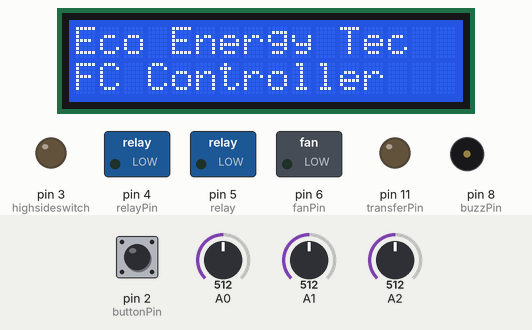
This sketch was run on a simulated Arduino Uno, built with avr-gcc and run on an emulated ATmega328P. Shown: 16×2 character LCD, switched loads named in the sketch (green lamp = pin HIGH), output pins drawn as LEDs (lit = HIGH), buzzer (waves = sounding). The test bench sets the inputs (shaded band); at power-on: pin 2 (buttonPin) LOW, A0 = 512, A1 = 512, A2 = 512. Pins used as bus, display or sensor lines are not drawn.

Above: at 1.2 s.
1.3 s: pin 2 (buttonPin) pulled HIGH for 0.15 s
At 2.4 s:
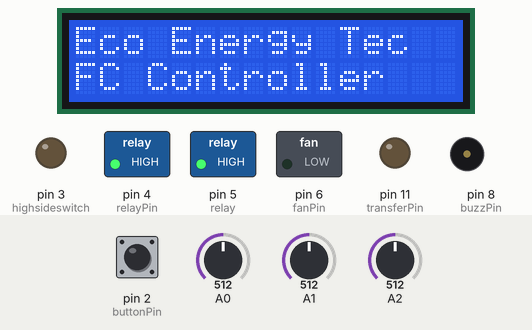
At 3.9 s:
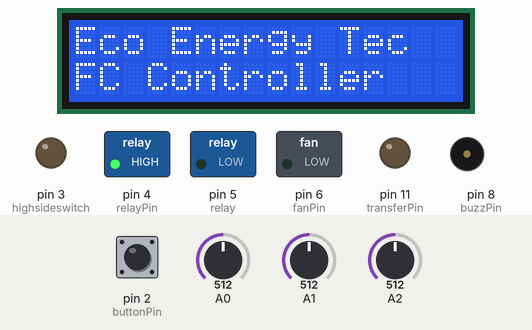
Timing chart, 0 to 14.8 s (numbered marks = the images above; inputs shaded):
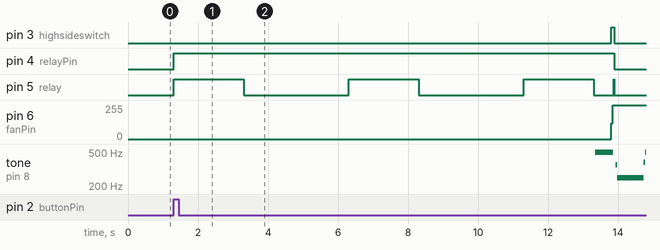

The sketch:

boardeco10_200223_72CELL.ino
```cpp
// 此版　溫度感測更換PT100
// 使用電流控風扇轉速
// 精進保護機制
// 電流SENSOR 使用 ACS758100U
//  增加 LCD 顯示

#include <Wire.h>
#include <LiquidCrystal_I2C.h>

#define zero_current 0.6
#define A 0.06

const int buttonPin = 2;      // 按鈕(pushbutton)
const int highsideswitch = 3; // 高側開關
const int relayPin = 4;       // 開關繼電器(Relay)
const int relay = 5;          // 電磁閥繼電器
const int fanPin = 6;         // 風扇
const int buzzPin = 8;        // 蜂鳴器
const int transferPin = 11;   // RS485 PORT
unsigned int i;               // 蜂鳴器變數
unsigned int j;               // 蜂鳴器變數
unsigned long time_now = 0;
int relayState = 0; // 繼電器狀態
float disp;         // display value
int dis;
int valu;
float volt;
int vot;
float volt1;
int vot1;
float ave;
int av;
float power;
int po;

int buttonState;

LiquidCrystal_I2C lcd(0x27, 16, 2); // set the LCD address to 0x27 for a 16 chars and 2 line display

// 設定電磁閥開啟與間隔時間
const int valveopentime = 1000;    // 設定電磁閥開啟時間
const long valveclosetime = 11000; // 設定電磁閥開啟間隔時間
const int datacatchtime = 2000;    // 數據擷取時間
// 設定解負載參數設定
const int valveVOLT = 65;
const int valveTEMP = 32;

// 設定燃料電池堆保護參數
const int lowvoltval = 36;  // 低電壓保護參數設定
const int hightempval = 45; // 過溫度保護參數設定
const int highampval = 15;  // 過電流保護參數設定
const int overpower = 450;  // 過功率保護參數設定

unsigned long time_previous = 0;   // 用於計算時間的暫存變數
unsigned long time_previous_1 = 0; // 用於計算時間的暫存變數
unsigned long time_previous_2 = 0; // 用於計算時間的暫存變數

unsigned long mybuffer[9]; // 設定暫存器的大小

long all_Timer; // millis()裡的時間，讓全域皆可使用

void setup()
{
    pinMode(transferPin, OUTPUT);    // D2
    pinMode(buttonPin, INPUT);       // 把 buttonPin 設置成 INPUT
    pinMode(fanPin, OUTPUT);         // 把fanPin設置為OUTPUT   *
    pinMode(relay, OUTPUT);          // relay設置為OUTPUT
    pinMode(relayPin, OUTPUT);       // 把 relayPin 設置成 OUTPUT
    pinMode(highsideswitch, OUTPUT); // 把HSS 設置成 OUTPUT
    pinMode(buzzPin, OUTPUT);        // 把 buzz 設置成 OUTPUT
    Serial.begin(9600);

    lcd.begin(); // initialize the lcd
    lcd.backlight();
    lcd.print("Eco Energy Tec "); // Print a message to the LCD.
    lcd.setCursor(0, 1);
    lcd.print("FC Controller");
}

void switchRelay()
{
    if (relayState == 1)
        relayState = 0; // 把繼電器狀態改為 ON
    else
        relayState = 1;                 // 把繼電器狀態改為 OFF
    digitalWrite(relayPin, relayState); // 讓繼電器作動, 切換開關
}
void valve()
{
    if (all_Timer - time_previous > valveopentime)
    {                           // 當前的時間，如果超過暫存器 200 (即 0.2S)則執行以下程式
        digitalWrite(relay, 0); // turn the LED on (HIGH is the voltage level)
        // delay(500);               // wait for a second
        // Serial.print("OPEN");
        time_previous += valveopentime; // 執行後則將暫存器數值往上累加相同的單位
    }
    if (all_Timer - time_previous_1 > valveclosetime)
    {                           // 當前的時間，如果超過暫存器 200 (即 0.2S)則執行以下程式
        digitalWrite(relay, 1); // turn the LED off by making the voltage LOW
                                // delay(15000);  // wait for a second
        time_previous_1 += valveclosetime;
        // Serial.print("Close");
    }
}

void voltage()
{
    double val = analogRead(A0);
    double vol = 0;
    for (int p = 0; p < 1000; p++)
    {
        vol = vol + (val / 65.2) * 5;
        volt = vol / 1000;
        vot = vol / 100;
    }
    // Serial.print(volt);
}
void current()
{
    float average = 0;
    double analog = analogRead(A1);
    if (analog < 130)
    {
        ave = 0;
    }
    else
    {
        for (int o = 0; o < 1000; o++)
        {
            average = average + ((0.0049 / A) * analog - (zero_current / A));
            ave = average / 1000;
            av = average / 100;
        }
        // Serial.print("    ");
        // Serial.print(ave);
        // delay(1000);
    }
}
void watt()
{
    power = volt * ave;
    po = power * 10;
}
void temp()
{
    float temp = 0;
    int value = analogRead(A2);
    // for(int a = 0; a < 1000; a++) {
    temp = ((value / 1023.0) * 500);
    disp = temp - 60;
    dis = temp * 10;
    delay(10);
    //}
    // Serial.print("    ");
    // Serial.print(disp);
    // Serial.println();
    // delay(500);
}

void fancontrol()
{
    if (ave < 1)
    { // 溫度小於等於30度：風扇轉速50
        analogWrite(fanPin, 120);
    }
    if (ave >= 1 && ave <= 5)
    {
        analogWrite(fanPin, 150);
    }
    if (ave > 5 && ave <= 10)
    { // 溫度大於等於41度；風扇轉速200
        analogWrite(fanPin, 170);
    }
    if (ave > 10 && ave <= 12)
    { // 溫度大於等於41度；風扇轉速200
        analogWrite(fanPin, 220);
    }
    if (ave > 12)
    { // 溫度大於等於41度；風扇轉速200
        analogWrite(fanPin, 255);
    }
    if (disp > 40)
    { // 溫度大於31度小於40度;風扇轉速150
        analogWrite(fanPin, 255);
    }
    if (disp > valveTEMP && volt > valveVOLT)
    {
        analogWrite(fanPin, 255);
    }
    delay(1);
}

void showdata()
{
    if (all_Timer - time_previous_2 > datacatchtime)
    { // 當前的時間，如果超過暫存器 200 (即 0.2S)則執行以下程式
        lcd.begin();
        lcd.print(volt); // Print a message to the LCD.
        lcd.print("V");
        lcd.print(ave); // Print a message to the LCD.
        lcd.print("A");
        lcd.setCursor(0, 1);
        lcd.print(disp);
        lcd.print("Temp");
        lcd.print(power);
        lcd.print("W");
        time_previous_2 += datacatchtime; // 執行後則將暫存器數值往上累加相同的單位
    }
}

void hss()
{
    if (relayState == 1)
        digitalWrite(highsideswitch, HIGH);
    else
        digitalWrite(highsideswitch, LOW);
}
void buzz()
{
    for (i = 0; i < 250; i++)
    {
        digitalWrite(buzzPin, HIGH); // 发声音
        delay(1);                    // 延时1ms
        digitalWrite(buzzPin, LOW);  // 不发声音
        delay(1);                    // 延时ms
    }
}

void buzz_1()
{
    for (i = 0; i < 250; i++) // 辒出一个频率的声音
    {
        digitalWrite(buzzPin, HIGH); // 发声音
        delay(1);                    // 延时1ms
        digitalWrite(buzzPin, LOW);  // 不发声音
        delay(1);                    // 延时ms
    }
    for (i = 0; i < 50; i++) // 辒出另一个频率癿声音
    {
        digitalWrite(buzzPin, HIGH); // 发声音
        delay(2);                    // 延时2ms
        digitalWrite(buzzPin, LOW);  // 不发声音
        delay(2);                    // 延时2ms
    }
}

void buzz_2()
{
    for (i = 0; i < 50; i++) // 辒出一个频率的声音
    {
        digitalWrite(buzzPin, HIGH); // 发声音
        delay(2);                    // 延时1ms
        digitalWrite(buzzPin, LOW);  // 不发声音
        delay(2);                    // 延时ms
    }
    for (i = 0; i < 250; i++) // 辒出另一个频率癿声音
    {
        digitalWrite(buzzPin, HIGH); // 发声音
        delay(1);                    // 延时2ms
        digitalWrite(buzzPin, LOW);  // 不发声音
        delay(1);                    // 延时2ms
    }
}
void buzz_3()
{
    for (i = 0; i < 10; i++) // 辒出一个频率的声音
    {
        digitalWrite(buzzPin, HIGH); // 发声音
        delay(1);                    // 延时1ms
        digitalWrite(buzzPin, LOW);  // 不发声音
        delay(1);                    // 延时ms
    }
    for (i = 0; i < 200; i++) // 辒出另一个频率癿声音
    {
        digitalWrite(buzzPin, HIGH); // 发声音
        delay(2);                    // 延时2ms
        digitalWrite(buzzPin, LOW);  // 不发声音
        delay(2);                    // 延时2ms
    }
    for (i = 0; i < 100; i++) // 辒出另一个频率癿声音
    {
        digitalWrite(buzzPin, HIGH); // 发声音
        delay(1);                    // 延时2ms
        digitalWrite(buzzPin, LOW);  // 不发声音
        delay(1);                    // 延时2ms
    }
}
int volt_status = 0; // 宣告電壓狀態起始值
long volt_temp;      // 宣告時間暫存變數

void voltlow()
{
    voltage();
    if (volt >= lowvoltval)
    {
        volt_status = 0;
    }
    else if ((volt < lowvoltval) && volt_status == 0)
    { // 當 temp 偵測超過 11 ，且狀態為 0 的時候(偵測到 11 之前)，執行以下動作
        volt_status = 1;
        volt_temp = all_Timer;
        // Serial.print("Start= ");
        // Serial.println(volt_temp);
    }

    if (volt_status == 1 && (all_Timer - volt_temp > 5000)) // 開始計時 5S ，且狀態為 1 的時候(偵測到 20A 之後)
    {
        // Serial.print("End= ");
        //  Serial.println(all_Timer);
        digitalWrite(relayPin, LOW);
        digitalWrite(relay, LOW);
        digitalWrite(highsideswitch, LOW);
        relayState = 0;
        volt_status = 0; // 改變溫度狀態為 0
        buzz_2();
    }
}

int temp_status = 0; // 設定 temp 偵測到 50 之前與之後的狀態變數
long temp_temp;      // 宣告時間暫存變數

void temphigh()
{
    temp();
    if (disp <= hightempval)
    {
        temp_status = 0;
    }
    else if (disp > hightempval && temp_status == 0)
    {
        temp_status = 1;       // 改變狀態為 1
        temp_temp = all_Timer; // 儲存偵測到
        // Serial.print("Start= ");
        // Serial.println(time_temp);
    }
    if (temp_status == 1 && (all_Timer - temp_temp > 5000)) // 開始計時 5S ，且狀態為 1 的時候(偵測到 50 之後)
    {
        digitalWrite(relayPin, LOW);
        digitalWrite(relay, LOW);
        digitalWrite(highsideswitch, LOW);
        relayState = 0;
        temp_status = 0; // 改變狀態為 0
        buzz_1();
    }
}

int amp_status = 0; // 設定 amp 偵測到 5 之前與之後的狀態變數
long amp_temp;      // 宣告時間暫存變數

void amphigh()
{
    current();
    if (ave <= highampval)
    {
        amp_status = 0;
    }
    else if (ave > highampval && amp_status == 0) // 當 amp 偵測超過 20A ，且狀態為 0 的時候(偵測到 20A 之前)，執行以下動作
    {
        amp_status = 1;       // 改變狀態為 1
        amp_temp = all_Timer; // 儲存偵測到 15A 時的時間點
        // Serial.print("Start= ");
        // Serial.println(time_temp);
    }
    if (amp_status == 1 && (all_Timer - amp_temp > 5000)) // 開始計時 5S ，且狀態為 1 的時候(偵測到 20A 之後)
    {
        // Serial.print("End= ");
        //  Serial.println(amp_Timer);
        digitalWrite(relayPin, LOW);
        digitalWrite(relay, LOW);
        digitalWrite(highsideswitch, LOW);
        relayState = 0;
        amp_status = 0; // 改變狀態為 0
        buzz_3();
    }
    delay(1);
}
int watt_status = 0; // 設定 amp 偵測到 5 之前與之後的狀態變數
long watt_temp;      // 宣告時間暫存變數

void highpower()
{
    watt();
    if (power <= overpower)
    {
        watt_status = 0;
    }
    else if (power >= overpower && watt_status == 0) // 當 amp 偵測超過 20A ，且狀態為 0 的時候(偵測到 20A 之前)，執行以下動作
    {
        watt_status = 1;       // 改變狀態為 1
        watt_temp = all_Timer; // 儲存偵測到 15A 時的時間點
        // Serial.print("Start= ");
        // Serial.println(time_temp);
    }
    if (watt_status == 1 && (all_Timer - watt_temp > 5000)) // 開始計時 5S ，且狀態為 1 的時候(偵測到 20A 之後)
    {
        // Serial.print("End= ");
        //  Serial.println(amp_Timer);
        digitalWrite(relayPin, LOW);
        digitalWrite(relay, LOW);
        digitalWrite(highsideswitch, LOW);
        relayState = 0;
        watt_status = 0; // 改變狀態為 0
        buzz_3();
    }
    delay(1);
}
void start()
{
    digitalWrite(relay, HIGH);
    delay(2000);
    digitalWrite(relay, LOW);
    delay(3000);
    digitalWrite(relay, HIGH);
    delay(2000);
    digitalWrite(relay, LOW);
    delay(3000);
    digitalWrite(relay, HIGH);
    delay(2000);
    digitalWrite(relay, LOW);
    buzz();
}

void senddata()
{ // 數據擷取顯示程式碼
    voltage();
    // LIvoltage();
    current();
    temp();
    watt();
    switch (Serial.read())
    {
    case '1': // 當偵測到5字元執行以下程式
        mybuffer[0] = 1;
        mybuffer[1] = vot >> 8;
        mybuffer[2] = vot;
        mybuffer[3] = av >> 8;
        mybuffer[4] = av;
        mybuffer[5] = dis >> 8;
        mybuffer[6] = dis;
        mybuffer[7] = po >> 8;
        mybuffer[8] = po;

        digitalWrite(transferPin, HIGH);
        delay(50);
        for (int i; i < 9; i++)
        {
            delay(1);
            Serial.write(mybuffer[i]);
            delay(1);
        }
        digitalWrite(transferPin, LOW);
        break;
    }
}
void loop()
{
    unsigned long now_time = millis(); // millis()函數只能在loop裡面宣告
    all_Timer = now_time;              // 程式開始之後，將millis()時間轉移到全域變數

    buttonState = digitalRead(buttonPin); // 檢查按鈕是否被按下(pressed)
    if (buttonState == HIGH)
    { // 有的話，buttonState 會是 HIGH

        switchRelay();
        start();
        hss();
    }
    if (relayState == 1)
    {
        // showdata();
        // senddata();
        fancontrol();
        voltage();
        current();
        temp();
        watt();
        valve();
        voltlow();
        // temphigh();
        amphigh();
        // highpower();
    }
}
```

Measured:
- after the input at 1.3 s, pin 3 (highsideswitch): LOW → HIGH after 12.5 s, → LOW 0.08 s later; pin 4 (relayPin): LOW → HIGH at once, → LOW 12.6 s later
